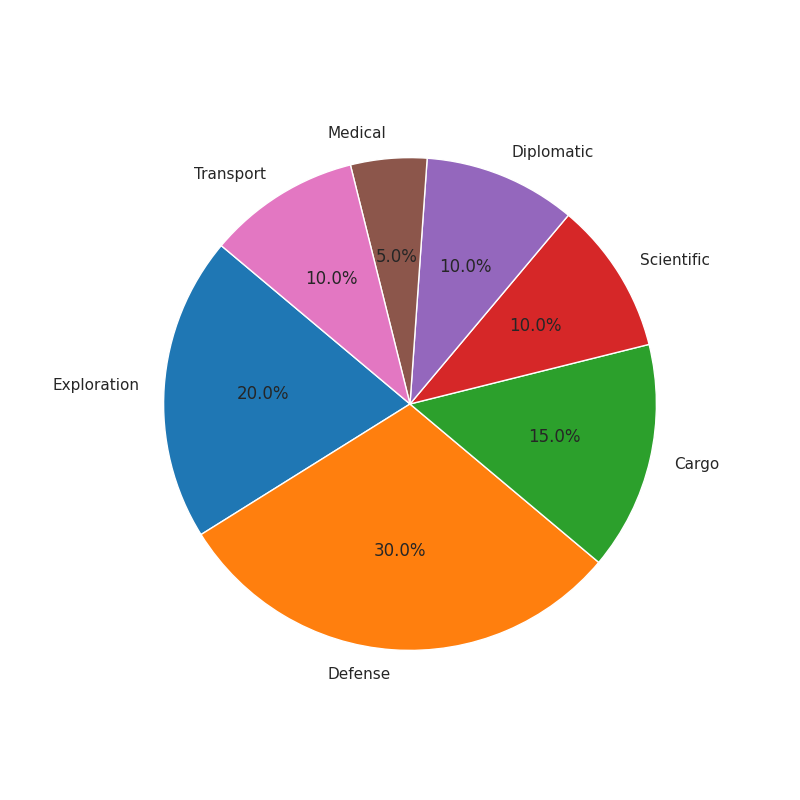

Reproduce this figure in Python.
import matplotlib.pyplot as plt

ship_types = ['Exploration', 'Defense', 'Cargo', 'Scientific', 'Diplomatic', 'Medical', 'Transport']
percentages = [20, 30, 15, 10, 10, 5, 10]
colors = ['#1f77b4', '#ff7f0e', '#2ca02c', '#d62728', '#9467bd', '#8c564b', '#e377c2']

fig, ax = plt.subplots(figsize=(8, 8))
ax.pie(percentages, autopct='%1.1f%%', startangle=140, colors=colors, labels=ship_types)

plt.show()
